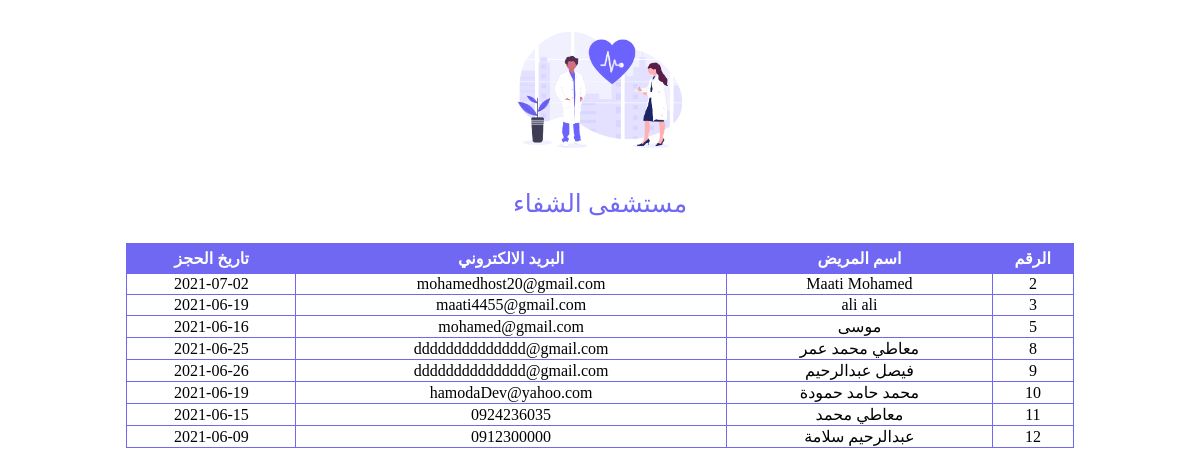
The app's page /admin.php with its own data.
### tables this page shows
CREATE TABLE `pations` (
  `id` int(11) NOT NULL,
  `name` varchar(255) NOT NULL,
  `email` varchar(100) NOT NULL,
  `date` date NOT NULL
);

### init.php (called while the page is built, shortened)
<?php
include "header.php";

### classes/Config.php (called while the page is built)
<?php
class Config
{
    public static function get($path = null) {
        if ($path) {
            $config = $GLOBALS['config'];
            $path   = explode('/',$path);
            foreach($path as $bit) {
                if(isset($config[$bit])) {
                    $config = $config[$bit];
                }
            }
            return $config;
        }
    }
}

### classes/DB.php (called while the page is built, shortened)
<?php
class DB
{
    private static $instance = null;
    private $pdo,
            $query,
            $error = false,
            $results,
            $count = 0;
    private function __construct(){
        try{
            $this->pdo = new PDO ('mysql:host='.Config::get('mysql/host').';dbname='.Config::get('mysql/db'),Config::get('mysql/username'),Config::get('mysql/password'));
        } catch (PDOException $e) {
            die($e->getMessage());
        }
    }
    public static function getInstance() {
        if(!isset(self::$instance)) {
            self::$instance = new DB();
        }
        return self::$instance;
    }
    public function query($sql,$params = array()) {
        $this->error = false;
        if($this->query = $this->pdo->prepare($sql)){
            if($this->query->execute()) {
                $this->results = $this->query->fetchAll(PDO::FETCH_OBJ);
            } else {
                $this->error = true;
            }
        }
        return $this;
    }
    public function getAllFrom($table){
        $sql = "SELECT * FROM {$table}";
        if(!$this->query($sql)->error()){
            return $this;
        }
        return false;
    }
    public function results(){
        return $this->results;
    }
    public function error(){
        return $this->error;
    }
}

### admin.php (the view)
<?php
    include "init.php";
?>
<table class="admin-table">
    <th>الرقم</th>
    <th>اسم المريض</th>
    <th>البريد الالكتروني</th>
    <th>تاريخ الحجز</th>
<?php
    $pations = DB::getInstance()->getAllFrom('pations');
    foreach($pations->results() as $pation){
        echo "<tr>";
            echo "<td>". $pation->id ."</td>";
            echo "<td>". $pation->name ."</td>";
            echo "<td>". $pation->email ."</td>";
            echo "<td>". $pation->date."</td>";
        echo "</tr>";
    }
?>
</table>

### header.php (shortened to what this page needs)
<!DOCTYPE HTML>
<html>
    <head>
        <link rel="stylesheet" href="css/style.css">
        <link rel="stylesheet" href="//db.onlinewebfonts.com/c/15c14edcc44ce5f6b601206439e7eba2?family=Janna+LT"/>
    </head>
    <body>
        <div class="main">
            <div class="logo">
                <img src="images/logo.png" alt="Al shefa logo">
                <p>مستشفى الشفاء</p>
            </div>

### css/style.css (style rules this page uses)
* { font-family:janna lt; box-sizing: border-box; direction: rtl; }
.logo { text-align: center; margin: 20px 0; }
.logo img { width: 200px; }
.logo p { font-size: 25px; font-weight: 400; color: #7068f2; }
table { width: 100%; text-align: center; border-collapse: collapse; font-size: 20px; }
table th { background-color: #7068f2; color: #fff; padding:5px 0; }
.admin-table { width: 80%; margin :50px auto; margin-top: 20px; border: 1px solid #7068f2; font-size: 1em; }
.admin-table td { border: 1px solid #7068f2; }

### records on screen
pations: id "2", name "Maati Mohamed", email "mohamedhost20@gmail.com", date "2021-07-02"
pations: id "3", name "ali ali", email "maati4455@gmail.com", date "2021-06-19"
pations: id "5", name "موسى", email "mohamed@gmail.com", date "2021-06-16"
pations: id "8", name "معاطي محمد عمر", email "dddddddddddddd@gmail.com", date "2021-06-25"
pations: id "9", name "فيصل عبدالرحيم", email "dddddddddddddd@gmail.com", date "2021-06-26"
pations: id "10", name "محمد حامد حمودة", email "hamodaDev@yahoo.com", date "2021-06-19"
pations: id "11", name "معاطي محمد", email "0924236035", date "2021-06-15"
pations: id "12", name "عبدالرحيم سلامة", email "0912300000", date "2021-06-09"
